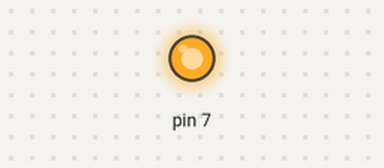
Simulated run of this sketch. Board: Arduino Uno, built with avr-gcc and run on an emulated ATmega328P. Shown: output pins drawn as LEDs (lit = HIGH).

Above: at 1.0 s.
At 3.0 s:
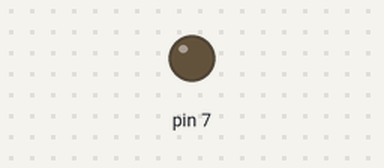
Timing chart, 0 to 5.2 s (numbered marks = the images above):
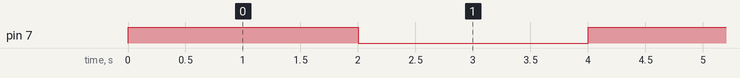

Measured:
- by itself, pin 7: alternates HIGH for 2.0 s and LOW for 2.0 s

The sketch:

sketch_aug11buzzer.ino
```cpp
void setup() {
  Serial.begin (9600);
  pinMode (7, OUTPUT);

}

void loop() {
  digitalWrite (7, HIGH);
  delay(2000);
  digitalWrite (7, LOW);
  delay(2000);

}
```
